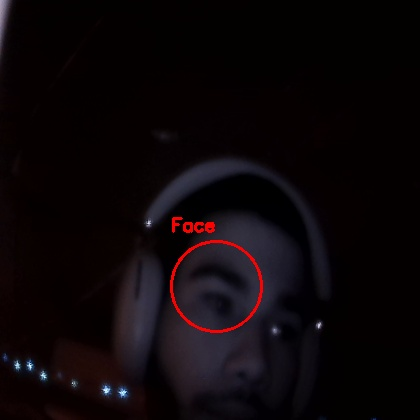
#> input picture face_20251028_182002_2.jpg, 420 x 420 px, given in place of the camera
$ python HUDv0.6.2.py
#> lines starting #> are read from the running program, lines starting #| are printed output that depends on the picture; after the words box and inside, x2 and y2 are one past the last pixel; in counts of white or black regions, pixels touching at a corner belong together
import cv2
import numpy as np

# Initialize camera with V4L2 backend
cap = cv2.VideoCapture(0, cv2.CAP_V4L2)
WINDOW_WIDTH = 640
WINDOW_HEIGHT = 480

while True:
    ret, frame = cap.read()
#> frame is the input picture: shape (420, 420, 3); mean B, G, R 8.7, 6.4, 12.8
    if not ret:
        break
    frame = cv2.resize(frame, (WINDOW_WIDTH, WINDOW_HEIGHT))
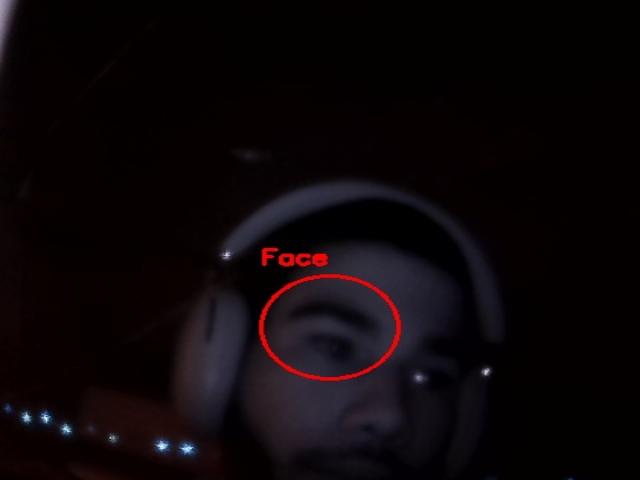
#> frame: shape (480, 640, 3); mean B, G, R 8.7, 6.4, 12.7
    hsv = cv2.cvtColor(frame, cv2.COLOR_BGR2HSV)
#> hsv: shape (480, 640, 3); mean H, S, V 55, 210, 14.2

    # Red color ranges
    lower_red1 = (0, 100, 100)
    upper_red1 = (10, 255, 255)
    lower_red2 = (170, 100, 100)
    upper_red2 = (180, 255, 255)
    mask_red1 = cv2.inRange(hsv, lower_red1, upper_red1)
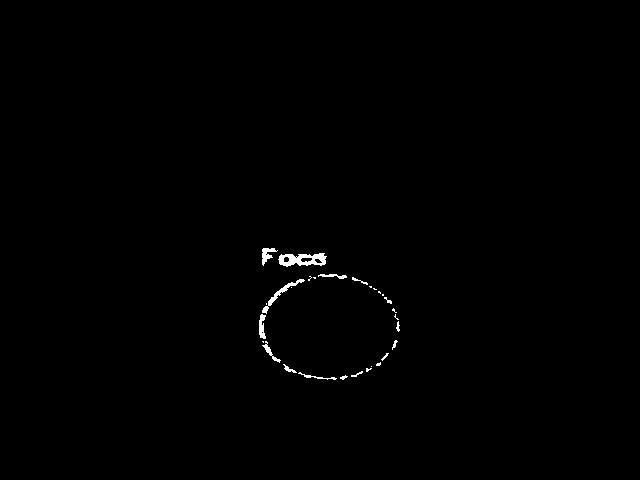
#> mask_red1: shape (480, 640); 0.46% white; 29 white regions (14 under 20 px), largest, box (x1, y1, x2, y2) and area: (278, 253, 327, 267) 422, (262, 279, 305, 314) 210, (262, 248, 278, 266) 130
    mask_red2 = cv2.inRange(hsv, lower_red2, upper_red2)
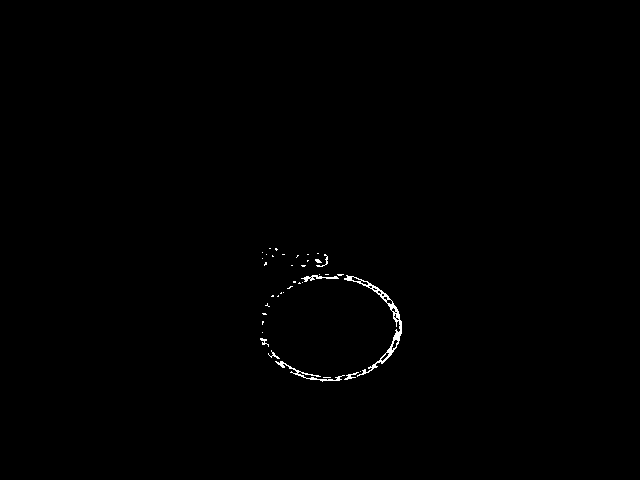
#> mask_red2: shape (480, 640); 0.38% white in thin lines or dots, all inside (x1, y1, x2, y2) = (260, 248, 402, 382)
    mask_red = cv2.bitwise_or(mask_red1, mask_red2)
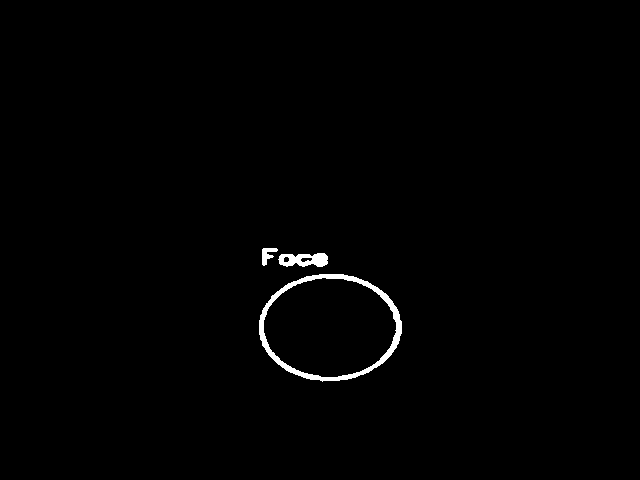
#> mask_red: shape (480, 640); 0.84% white; 3 white regions, box (x1, y1, x2, y2) and area: (259, 274, 402, 382) 1935, (278, 253, 328, 267) 500, (262, 248, 278, 266) 152

    # Green color range
    lower_green = (40, 100, 100)
    upper_green = (80, 255, 255)
    mask_green = cv2.inRange(hsv, lower_green, upper_green)
#> mask_green: shape (480, 640); every value is 0

    # White color range
    lower_white = (0, 0, 200)
    upper_white = (180, 30, 255)
    mask_white = cv2.inRange(hsv, lower_white, upper_white)
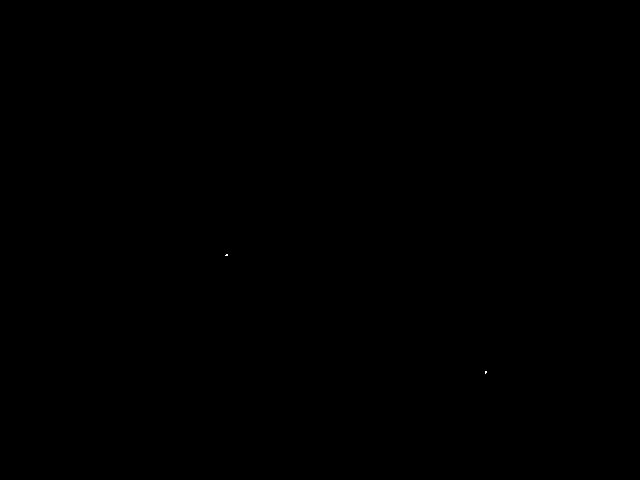
#> mask_white: shape (480, 640); 0% white in thin lines or dots, all inside (x1, y1, x2, y2) = (225, 254, 487, 374)

    # Count contours for red
    contours_red, _ = cv2.findContours(mask_red, cv2.RETR_EXTERNAL, cv2.CHAIN_APPROX_SIMPLE)
#> contours_red = 3 contours; box (x1, y1, x2, y2) and area: (259, 274, 402, 382) 11864, (278, 253, 328, 267) 498, (262, 248, 278, 266) 118
    red_count = 0
    for cnt in contours_red:
        if cv2.contourArea(cnt) > 500:
            x, y, w, h = cv2.boundingRect(cnt)
            cv2.rectangle(frame, (x, y), (x + w, y + h), (0, 0, 255), 2)
            red_count += 1
#> this loop made 3 passes
#> (x, y, w, h, red_count) on pass 1: (259, 274, 143, 108, 1)
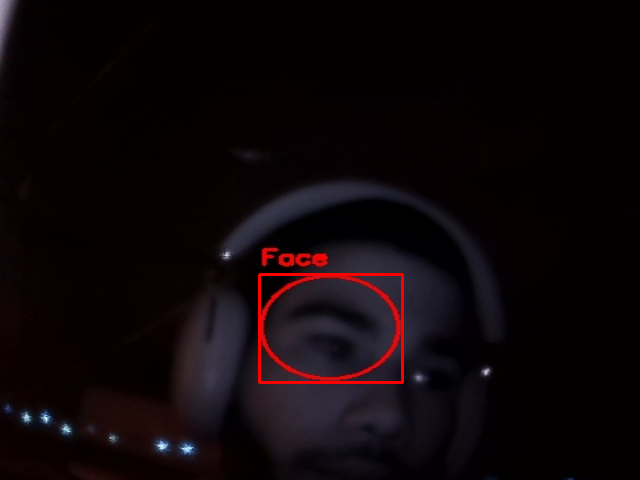
#> frame: shape (480, 640, 3); 0.49% of pixels changed, all inside (x1, y1, x2, y2) = (258, 273, 404, 384)
#> after the loop, red_count = 1

    # Count contours for green
    contours_green, _ = cv2.findContours(mask_green, cv2.RETR_EXTERNAL, cv2.CHAIN_APPROX_SIMPLE)
#> contours_green = []
    green_count = 0
    for cnt in contours_green:
        if cv2.contourArea(cnt) > 500:
            x, y, w, h = cv2.boundingRect(cnt)
            cv2.rectangle(frame, (x, y), (x + w, y + h), (0, 255, 0), 2)
            green_count += 1
#> this loop made 0 passes
#> after the loop, green_count = 0

    # Count contours for white
    contours_white, _ = cv2.findContours(mask_white, cv2.RETR_EXTERNAL, cv2.CHAIN_APPROX_SIMPLE)
#> contours_white = 2 contours, all with area under 20
    white_count = 0
    for cnt in contours_white:
        if cv2.contourArea(cnt) > 500:
            x, y, w, h = cv2.boundingRect(cnt)
            cv2.rectangle(frame, (x, y), (x + w, y + h), (255, 255, 255), 2)
            white_count += 1
#> this loop made 2 passes
#> cnt on passes 1 to 2: [[485, 371], [485, 373], [486, 372], [486, 371]], [[226, 254], [225, 255], [227, 255], [227, 254]]
#> after the loop, white_count = 0

    # Display counters
    cv2.putText(frame, f"Green: {green_count}", (10, 30), cv2.FONT_HERSHEY_SIMPLEX, 0.7, (0, 255, 0), 2)
    cv2.putText(frame, f"White: {white_count}", (WINDOW_WIDTH // 2 - 50, 30), cv2.FONT_HERSHEY_SIMPLEX, 0.7, (255, 255, 255), 2)
    cv2.putText(frame, f"Red: {red_count}", (WINDOW_WIDTH - 100, 30), cv2.FONT_HERSHEY_SIMPLEX, 0.7, (0, 0, 255), 2)
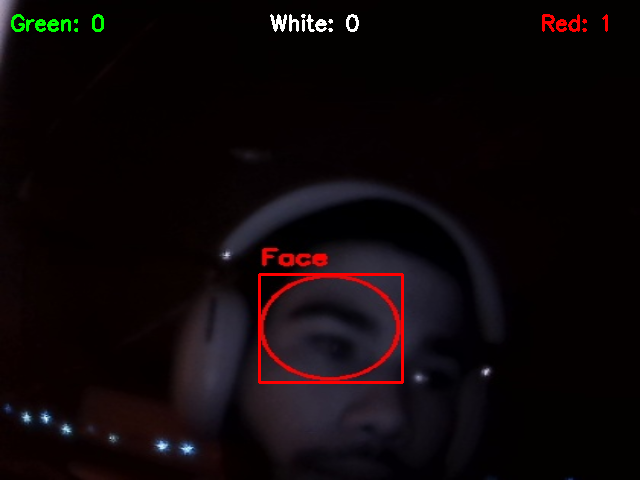
#> frame: shape (480, 640, 3); mean B, G, R 9, 7.3, 14.6

    cv2.imshow('HUD', frame)
    if cv2.waitKey(1) & 0xFF == ord('q'):
#> (key q is pressed here)
        break

cap.release()
cv2.destroyAllWindows()
